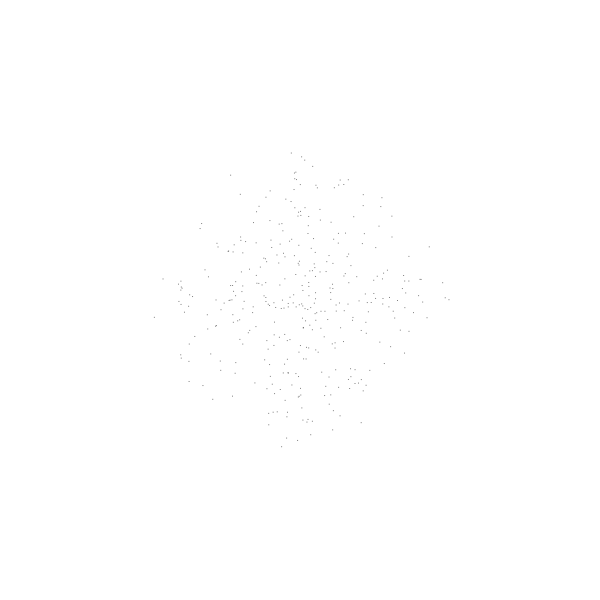
Frame 1 (no input)
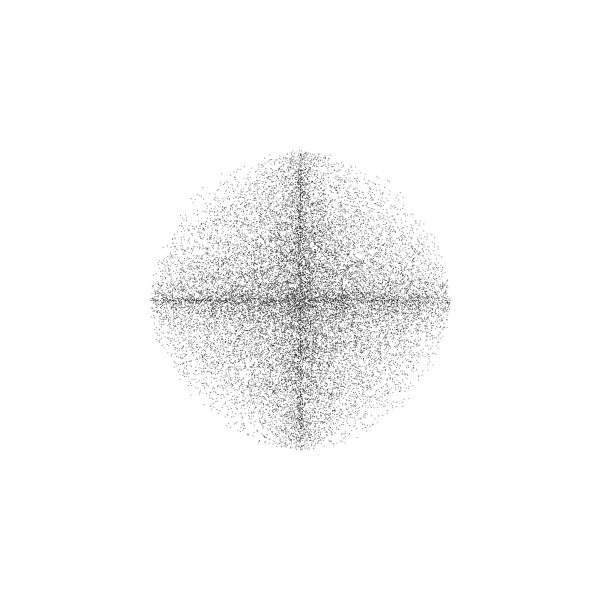
Frame 60 (the mouse pressed at the canvas centre just before this capture)
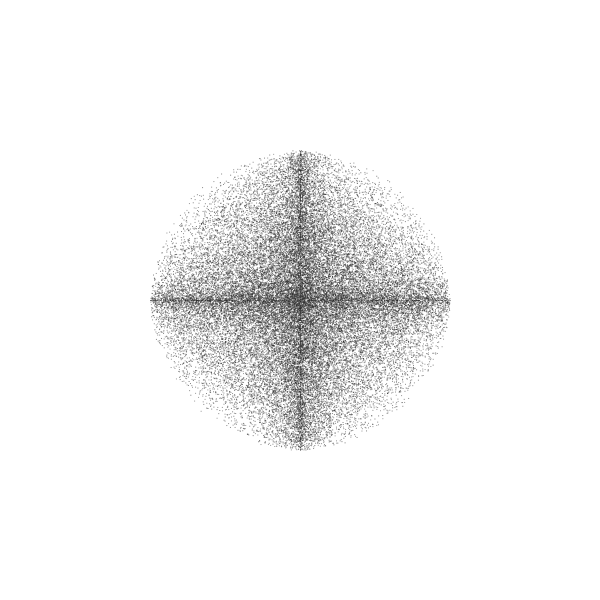
Frame 120 (the mouse held since frame 60 and released just before this capture)

The Processing sketch that drew these frames (run headless with seeded random() and noise(); from frame 60 on, the mouse is pressed at the canvas centre):

// Processing sketch: drawCircle
// ── drawCircle.pde
//Processing

int radius = 150;
float frame = 0;

void drawCircle(){
  frame += 0.5;
  
  for(int i=0; i<360; i++){
    float rad = radians(i);
    float x = random(cos(rad)*radius) + width/2; 
    float y = random(sin(rad)*radius) + height/2; 
    fill(frame%256, 127);

    rect(x, y, 1, 1);
  }

}


void setup() {

  size(600, 600);
  background(255);
  smooth();
  noStroke();

}

void draw(){
  drawCircle();
}
